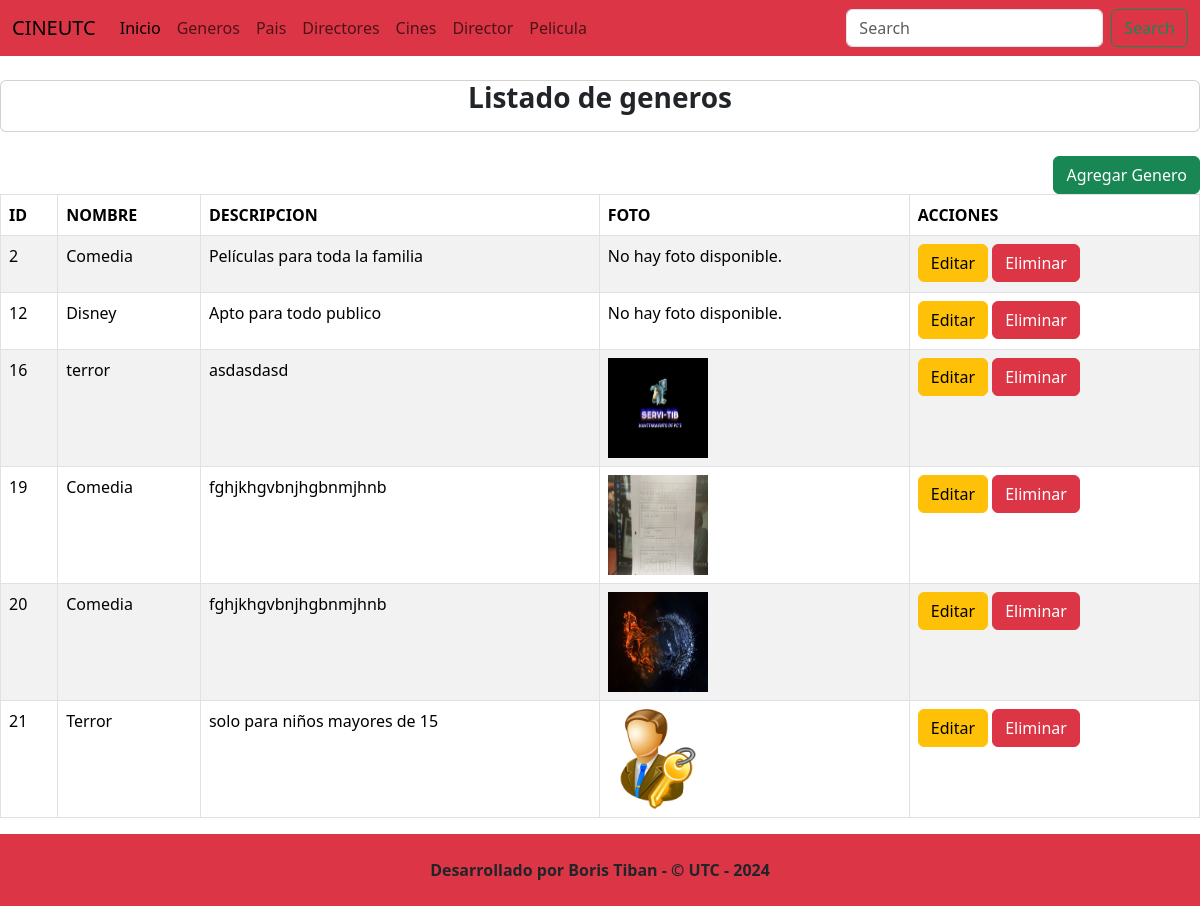
The page /listadoGeneros/ on the database its author committed.
### Aplicaciones/Cartelera/models.py (models this page shows, shortened)
class Genero(models.Model):
    id=models.AutoField(primary_key=True)
    nombre=models.CharField(max_length=20)
    descripcion=models.CharField(max_length=150,default='')
    foto= models.FileField(upload_to='generos',null=True,blank=True)

### Aplicaciones/Cartelera/views.py (the view)
# urls.py: path('listadoGeneros/', views.listadoGeneros, name='listadoGeneros'),
def listadoGeneros(request):
    generosBdd = Genero.objects.all()
    genero_counts = Counter([genero.nombre for genero in generosBdd])
    context = {
        'generos': generosBdd,
        'nombres': list(genero_counts.keys()), # Nombres de los géneros
        'descripciones_count': list(genero_counts.values()) # Conteo de descripciones por género
    }
    return render(request, 'listadoGeneros.html', context)

### Aplicaciones/Cartelera/templates/listadoGeneros.html (shortened to what this page needs)
{% extends "./plantilla.html" %}
{% block body %}
<br>
<div class="card">
    <div class="card-title text-center">
        <h3><b>Listado de generos</b></h3>
    </div>
</div>
<br>
<div class="text-end">
    <a href="{% url 'nuevoGenero' %}" class="btn btn-success">Agregar Genero</a>
</div>
<table class="table table-bordered table-striped table-hover" id="tbl-generos">
    <thead>
        <tr>
            <th>ID</th>
            <th>NOMBRE</th>
            <th>DESCRIPCION</th>
            <th>FOTO</th>
            <th>ACCIONES</th>
        </tr>
    </thead>
    <tbody>
        {% for generoTemporal in generos %}
        <tr>
            <td>{{generoTemporal.id}}</td>
            <td>{{generoTemporal.nombre}}</td>
            <td>{{generoTemporal.descripcion}}</td>
            <td>
                {% if generoTemporal.foto %}
                    <a download href="{{ generoTemporal.foto.url }}" target="_blank">
                        <img src="{{ generoTemporal.foto.url }}" alt="" width="100px" height="100px">
                    </a>
                {% else %}
                    <p>No hay foto disponible.</p>
                {% endif %}
            </td>
            <td>
                <a href="{% url 'editarGenero' generoTemporal.id %}" class="btn btn-warning">Editar</a>
                <a href="{% url 'eliminarGenero' generoTemporal.id %}"
                onclick="return confirm('Esta seguro?')" class="btn btn-danger">Eliminar</a>
            </td>
        </tr>
        {% endfor %}
    </tbody>
</table>
{% endblock %}

### Aplicaciones/Cartelera/templates/plantilla.html (shortened to what this page needs)
{% load static %}
<!DOCTYPE html>
<html lang="en">
<head>
    <link rel="stylesheet" href="https://cdn.jsdelivr.net/npm/bootstrap@5.3.2/dist/css/bootstrap.min.css">
    <link rel="stylesheet" type="text/css" href="//cdn.datatables.net/2.0.8/css/dataTables.dataTables.min.css"link>
    <link rel="stylesheet" href="https://cdnjs.cloudflare.com/ajax/libs/font-awesome/6.5.2/css/all.min.css" />
    <link href="https://cdnjs.cloudflare.com/ajax/libs/lightbox2/2.11.3/css/lightbox.min.css"
     rel="stylesheet">
    <link rel="stylesheet" href="https://cdn.jsdelivr.net/gh/kartik-v/bootstrap-fileinput@5.5.0/css/fileinput.min.css">
</head>
<body>
    <nav class="navbar navbar-expand-lg navdar-dark bg-danger">
        <div class="container-fluid">
          <a class="navbar-brand" href="#">CINEUTC</a>
          <div class="collapse navbar-collapse" id="navbarSupportedContent">
            <ul class="navbar-nav me-auto mb-2 mb-lg-0">
              <li class="nav-item">
                <a class="nav-link active" aria-current="page" href="/">Inicio</a>
              </li>
              <li class="nav-item">
                <a class="nav-link" href="{% url 'listadoGeneros' %}">Generos</a>
              </li>
              <li class="nav-item">
                <a class="nav-link" href="{% url 'listadoPais' %}">Pais</a>
              </li>
              <li class="nav-item">
                <a class="nav-link" href="{% url 'listadoDirectores' %}">Directores</a>
              </li>
              <li class="nav-item">
              <a class="nav-link" href="{% url 'gestionCines' %}">Cines</a>
            </li>
            <li class="nav-item">
              <a class="nav-link" href="{% url 'director' %}">Director</a>
            </li>
            <li class="nav-item">
              <a class="nav-link" href="{% url 'pelicula' %}">Pelicula</a>
            </li>
            </ul>
            <form class="d-flex" role="search">
              <input class="form-control me-2" type="search" placeholder="Search" aria-label="Search">
              <button class="btn btn-outline-success bg-danger" type="submit">Search</button>
            </form>
          </div>
        </div>
      </nav>
    {% block body %}
    {% endblock %}
    <div class="row bg-danger">
      <div class="col-mb-6 text-aling=center">
        <br>
        <center>
          <b>Desarrollado por</b>
          <b>Boris Tiban - &copy; UTC - 2024</b>
        </center>
        <br>
      </div>
    </div>
</body>
</html>

### rows shown on the page
Genero: id "2", nombre "Comedia", descripcion "Películas para toda la familia", shows "No hay foto disponible."
Genero: id "12", nombre "Disney", descripcion "Apto para todo publico", foto "No hay foto disponible."
Genero: id "16", nombre "terror", descripcion "asdasdasd", foto (picture)
Genero: id "19", nombre "Comedia", descripcion "fghjkhgvbnjhgbnmjhnb", foto (picture)
Genero: id "20", nombre "Comedia", descripcion "fghjkhgvbnjhgbnmjhnb", foto (picture)
Genero: id "21", nombre "Terror", descripcion "solo para niños mayores de 15", foto (picture)
